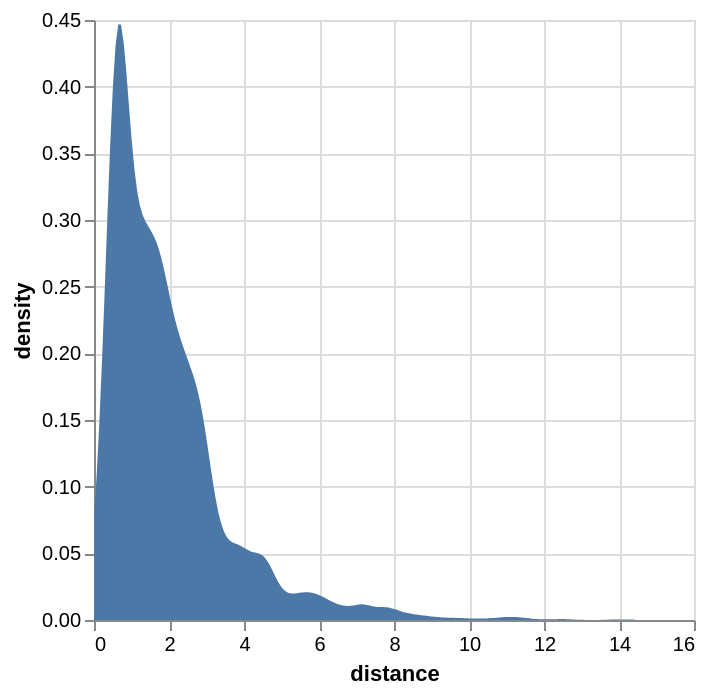

The notebook cell saved with this chart:
### Markdown cell above
### Plotting Series

### Code cell
trips_speed["distance"].plot.kde()

### Figure 1 — Vega specification as saved in the notebook (floating-point values rounded to 4 significant figures; data arrays with more than 128 entries replaced by an {"elided": "..."} marker saying what was removed)
{"$schema": "https://vega.github.io/schema/vega/v5.json", "data": [{"name": "param_7_store"}, {"name": "data-d4e73351d196b93b5473928009970a0b", "values": {"elided": "4963 records"}}, {"name": "data_0", "source": "data-d4e73351d196b93b5473928009970a0b", "transform": [{"type": "kde", "resolve": "shared", "field": "distance", "as": ["distance", "density"]}, {"type": "impute", "field": "density", "key": "distance", "method": "value", "groupby": [], "value": 0}, {"type": "stack", "field": "density", "groupby": ["distance"], "sort": {"field": [], "order": []}, "as": ["density_start", "density_end"], "offset": "zero"}, {"type": "project", "fields": ["density", "density_end", "density_start", "distance"]}]}, {"name": "data_0_x_domain_distance", "source": "data_0", "transform": [{"type": "formula", "expr": "+datum['distance']", "as": "distance"}, {"type": "aggregate", "groupby": [], "fields": ["distance", "distance"], "ops": ["min", "max"], "as": ["min", "max"]}]}], "signals": [{"name": "unit", "value": {}, "on": [{"events": "pointermove", "update": "isTuple(group()) ? group() : unit"}]}, {"name": "param_7", "update": "vlSelectionResolve(\"param_7_store\", \"union\")"}, {"name": "param_7_distance", "on": [{"events": [{"source": "view", "type": "dblclick"}], "update": "null"}, {"events": {"signal": "param_7_translate_delta"}, "update": "panLinear(param_7_translate_anchor.extent_x, -param_7_translate_delta.x / width)"}, {"events": {"signal": "param_7_zoom_delta"}, "update": "zoomLinear(domain(\"x\"), param_7_zoom_anchor.x, param_7_zoom_delta)"}]}, {"name": "param_7_density", "on": [{"events": [{"source": "view", "type": "dblclick"}], "update": "null"}, {"events": {"signal": "param_7_translate_delta"}, "update": "panLinear(param_7_translate_anchor.extent_y, param_7_translate_delta.y / height)"}, {"events": {"signal": "param_7_zoom_delta"}, "update": "zoomLinear(domain(\"y\"), param_7_zoom_anchor.y, param_7_zoom_delta)"}]}, {"name": "param_7_tuple", "on": [{"events": [{"signal": "param_7_distance || param_7_density"}], "update": "param_7_distance && param_7_density ? {unit: \"\", fields: param_7_tuple_fields, values: [param_7_distance,param_7_density]} : null"}]}, {"name": "param_7_tuple_fields", "value": [{"field": "distance", "channel": "x", "type": "R"}, {"field": "density", "channel": "y", "type": "R"}]}, {"name": "param_7_translate_anchor", "value": {}, "on": [{"events": [{"source": "scope", "type": "pointerdown"}], "update": "{x: x(unit), y: y(unit), extent_x: domain(\"x\"), extent_y: domain(\"y\")}"}]}, {"name": "param_7_translate_delta", "value": {}, "on": [{"events": [{"source": "window", "between": [{"source": "scope", "type": "pointerdown"}, {"source": "window", "type": "pointerup"}], "consume": true, "type": "pointermove"}], "update": "{x: param_7_translate_anchor.x - x(unit), y: param_7_translate_anchor.y - y(unit)}"}]}, {"name": "param_7_zoom_anchor", "on": [{"events": [{"source": "scope", "consume": true, "type": "wheel"}], "update": "{x: invert(\"x\", x(unit)), y: invert(\"y\", y(unit))}"}]}, {"name": "param_7_zoom_delta", "on": [{"events": [{"source": "scope", "consume": true, "type": "wheel"}], "update": "pow(1.001, event.deltaY * pow(16, event.deltaMode))", "force": true}]}, {"name": "param_7_modify", "on": [{"events": {"signal": "param_7_tuple"}, "update": "modify(\"param_7_store\", param_7_tuple, true)"}]}], "marks": [{"type": "area", "name": "marks", "from": {"data": "data_0"}, "sort": {"field": "x"}, "encode": {"update": {"x": {"field": "distance", "scale": "x"}, "orient": {"value": "vertical"}, "tooltip": {"signal": "{\"distance\": format(datum[\"distance\"], \"\"), \"density\": format(datum[\"density\"], \"\")}"}, "defined": {"signal": "isValid(datum[\"distance\"]) && isFinite(+datum[\"distance\"]) && isValid(datum[\"density\"]) && isFinite(+datum[\"density\"])"}, "y2": {"field": "density_start", "scale": "y"}, "fill": {"value": "#4c78a8"}, "y": {"field": "density_end", "scale": "y"}}}, "clip": true, "style": ["area"], "interactive": true}], "scales": [{"name": "x", "type": "linear", "domain": [{"signal": "(data(\"data_0_x_domain_distance\")[0] || {}).min"}, {"signal": "(data(\"data_0_x_domain_distance\")[0] || {}).max"}], "range": [0, {"signal": "width"}], "nice": true, "zero": false, "domainRaw": {"signal": "param_7[\"distance\"]"}}, {"name": "y", "type": "linear", "domain": {"data": "data_0", "fields": ["density_start", "density_end"]}, "range": [{"signal": "height"}, 0], "domainRaw": {"signal": "param_7[\"density\"]"}, "zero": true, "nice": true}], "axes": [{"scale": "x", "minExtent": 0, "labels": false, "orient": "bottom", "zindex": 0, "ticks": false, "maxExtent": 0, "grid": true, "aria": false, "tickCount": {"signal": "ceil(width/40)"}, "gridScale": "y", "domain": false}, {"scale": "y", "maxExtent": 0, "domain": false, "aria": false, "gridScale": "x", "orient": "left", "tickCount": {"signal": "ceil(height/40)"}, "minExtent": 0, "ticks": false, "grid": true, "labels": false, "zindex": 0}, {"scale": "x", "grid": false, "zindex": 0, "labelFlush": true, "title": "distance", "orient": "bottom", "labelOverlap": true, "tickCount": {"signal": "ceil(width/40)"}}, {"scale": "y", "grid": false, "zindex": 0, "orient": "left", "labelOverlap": true, "title": "density", "tickCount": {"signal": "ceil(height/40)"}}], "height": 300, "padding": 5, "background": "white", "style": "cell", "width": 300}
